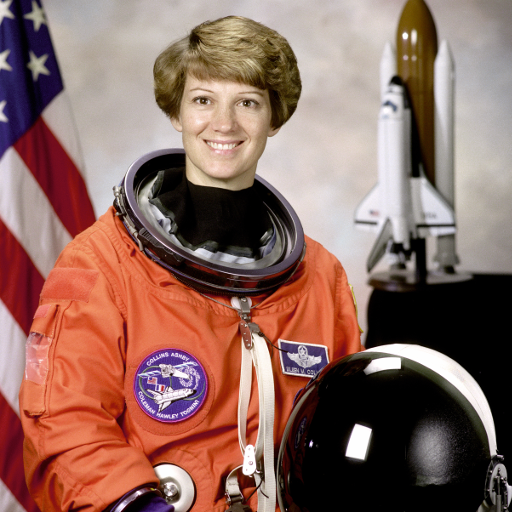
#> input picture skimage.data.astronaut(), 512 x 512 px
$ jupyter execute --allow-errors DSF_WEEK3_EXERCICES.ipynb   (shell and % lines are left out)
#> lines starting #> are read from the running program, lines starting #| are printed output that depends on the picture; after the words box and inside, x2 and y2 are one past the last pixel; in counts of white or black regions, pixels touching at a corner belong together
# WEEK 3: Image processing exercises

### Victor F. Pajuelo Madrigal <victor.pajuelo@bts.tech> - Data Science Foundations (2019-10-22)

Open this notebook in Google Colaboratory: [](https://colab.research.google.com/github/vfp1/bts-mbds-data-science-foundations-2019/blob/master/sessions/06_Image_processing.ipynb)

**Resources:**

* [SciPy](https://scipy.org)
* [Scipy Lectures](https://scipy-lectures.org)
* [NumPy](https://numpy.org)

# EXERCISE 1: image filtering [OBLIGATORY]

From the datasets (images) available from [skimage data](https://scikit-image.org/docs/dev/api/skimage.data.html), choose an **RGB** image and do the following:

* Crop the image
* Smoothen the image with a kernel filter.
* Sharpen the image with a kernel filter
* Find the edges of the image with at least two different methods.
* From the processes above, save the image that you prefer as a .jpg

[cell 1]
import imageio
from scipy import misc
from scipy import ndimage
import matplotlib.pyplot as plt
import numpy as np

from skimage.data import astronaut

image = astronaut()
#> image is the input picture: shape (512, 512, 3); mean R, G, B 141.6, 105.8, 96.5

plt.imshow(image)

[cell 2]
image.shape
#> Out = (512, 512, 3)

[cell 3]
lx, ly, col = image.shape
#> lx = 512; ly = 512; col = 3

crop_image = image[lx//20:(2*lx)//5,
              ly//5:(3*ly)//5]
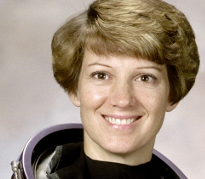
#> crop_image: shape (179, 205, 3); mean R, G, B 156.9, 140.3, 123.7

plt.imshow(crop_image)

[cell 4]
kernel = np.array([[[1/9,1/9,1/9]],
                    [[1/9,1/9,1/9]],
                    [[1/9,1/9,1/9]]])

filtered = ndimage.convolve(image, kernel, mode='constant', cval=0.0)
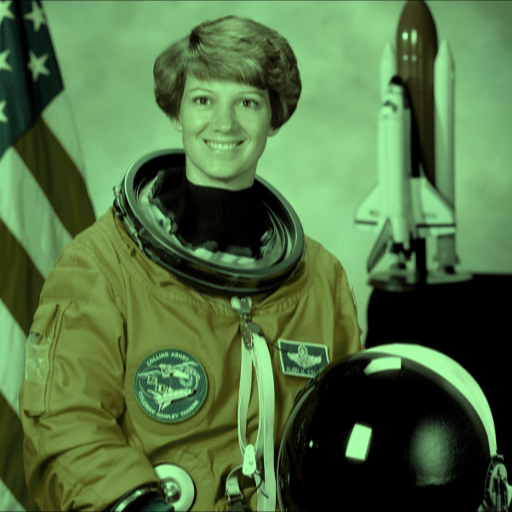
#> filtered: shape (512, 512, 3); mean R, G, B 81.9, 114, 66.9

fig, ax = plt.subplots(ncols=2, sharex=True, sharey=True,
                       figsize=(10, 10))

ax[0].imshow(image, cmap=plt.cm.gray)
ax[0].set_title('Original')

ax[1].imshow(filtered, cmap=plt.cm.gray)
ax[1].set_title('Box blur convolution')

plt.tight_layout()
plt.show()

[cell 5]
image = astronaut()

kernel = np.array([[[0, -1, 0]],
                    [[-1, 5, -1]],
                    [[0, -1, 0]]])

print(kernel)

filtered = ndimage.convolve(image, kernel, mode='mirror', cval=0.0)
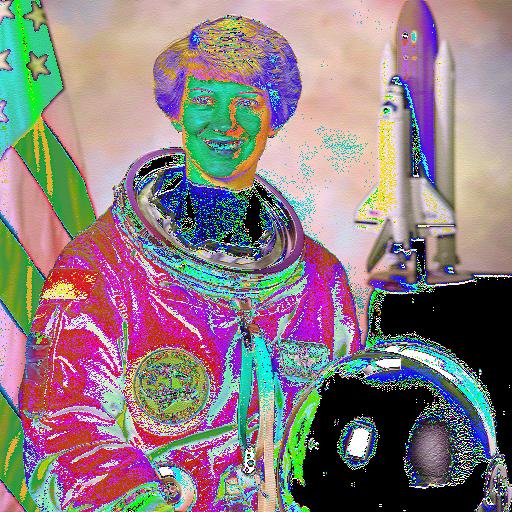
#> filtered: shape (512, 512, 3); mean R, G, B 141.2, 125.8, 129.7

fig, ax = plt.subplots(ncols=2, sharex=True, sharey=True,
                       figsize=(10, 10))

ax[0].imshow(image, cmap=plt.cm.gray)
ax[0].set_title('Original')

ax[1].imshow(filtered, cmap=plt.cm.gray)
ax[1].set_title('Sharpen convolution')

plt.tight_layout()
plt.show()

[cell 6]
from skimage import img_as_ubyte
img = img_as_ubyte(image)

[cell 7]
from skimage.feature import canny
from skimage.filters import sobel
from skimage.color import rgb2gray

image_gray = rgb2gray(image)
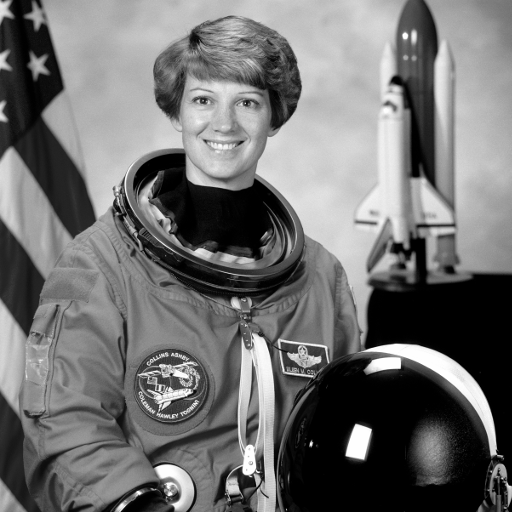
#> image_gray: shape (512, 512) float64; min 0, max 1, mean 0.442

canny_image_gray = canny(image_gray)
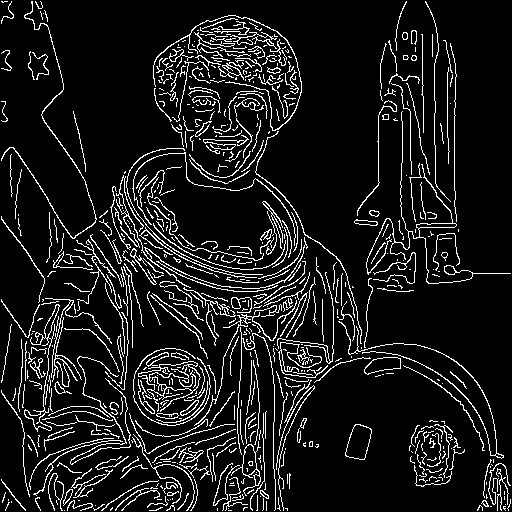
#> canny_image_gray: shape (512, 512) bool; 10.1% white in thin lines or dots

sobel_image_gray = sobel(image_gray)

# Plotting segmentation
fig, ax = plt.subplots(ncols=2, sharex=False, sharey=False,
                       figsize=(11, 4))

ax[0].imshow(canny_image_gray, cmap=plt.cm.gray)
ax[0].set_title('Canny')

ax[1].imshow(sobel_image_gray, cmap=plt.cm.gray)
ax[1].set_title('Sobel')

plt.tight_layout()
plt.show()

[cell 8]
from scipy import misc

#> (the rest of this cell did not finish here and is left out)

[cell 9]
type(canny_image_gray)
#> (the rest of this cell did not finish here and is left out)

[cell 10]
sobel_uint8 = sobel_image_gray.astype(np.uint8)
#> sobel_uint8: shape (512, 512); every value is 0

[cell 11]
from scipy import misc

imageio.imwrite('sobim.jpg', sobel_uint8)

# EXERCISE 2: image segmentation [OBLIGATORY]

Take a picture with your phone or your camera of some objects that you want to count. (Beware: try to take high contrast images with a stable background).

* Load the image with scikit image
* Count the objects in the image using region based segmentation
* Try to fix the image using opening/closing algorithms

[cell 12]
from skimage.io import imread, imshow
my_image=imread('Coins.jpg')
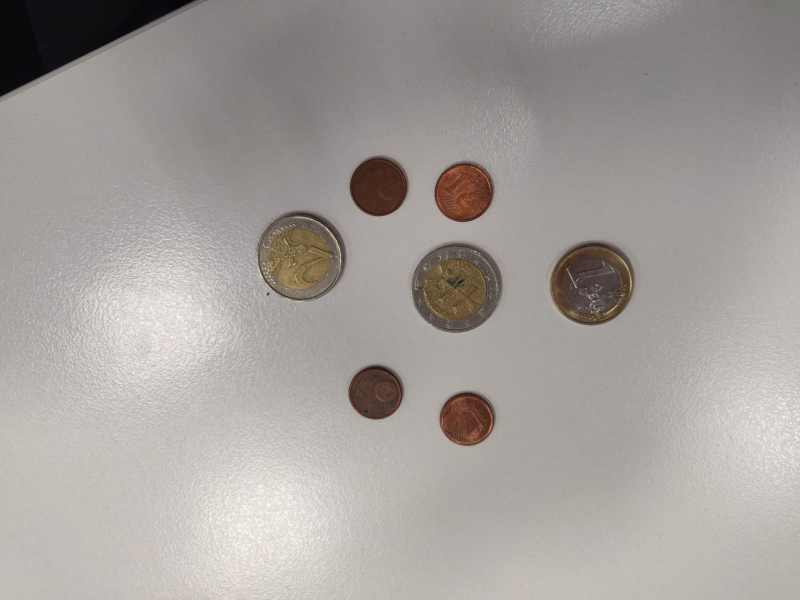
#> input picture sessions/Own_Notebooks/Data Science Foundations/Assignments/Week 3/Coins.jpg, 1599 x 1200 px (shown at 1/2 size)
#> my_image is the input picture: shape (1200, 1599, 3); mean R, G, B 163.9, 158.6, 154.7
imshow(my_image)

[cell 13]
my_image_gray = rgb2gray(my_image)

plt.imshow(my_image_gray)
plt.colorbar()
plt.show()
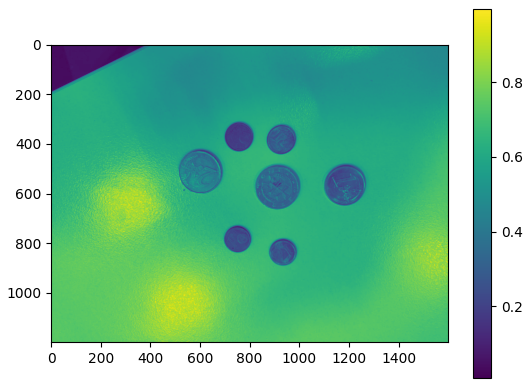
#> figure drawn by matplotlib, 2 panels

[cell 14]
crop_image_coins = my_image_gray[0:1000, 400:1400]
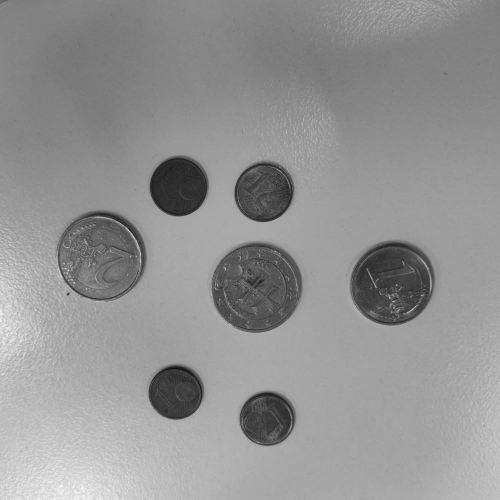
#> crop_image_coins: shape (1000, 1000) float64 (shown at 1/2 size); min 0.0211, max 0.989, mean 0.578

plt.imshow(crop_image_coins)
plt.colorbar()
plt.show()
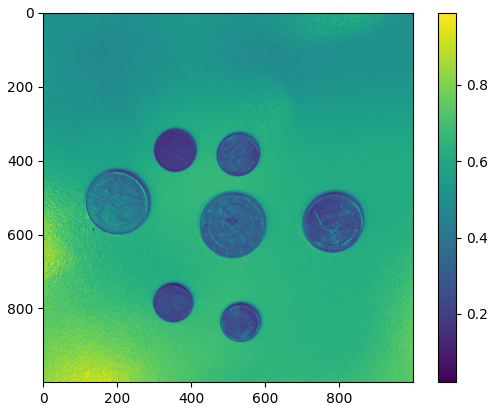
#> figure drawn by matplotlib, 2 panels

[cell 15]
markers = np.zeros_like(crop_image_coins)
markers[crop_image_coins > 0.46] = 1
markers[crop_image_coins < 0.46] = 0
imshow(markers)

#> (a cell that did not finish here is left out)

#> (a cell that did not finish here is left out)

#> (a cell that did not finish here is left out)

#> (a cell that did not finish here is left out)

[cell 20]
from skimage.color import rgba2rgb
from skimage import data
from skimage.io import imshow

#> (the rest of this cell did not finish here and is left out)

[cell 21]
from scipy import ndimage as ndi
fill_ = ndi.binary_fill_holes(markers)
#> fill_: shape (1000, 1000) bool; 100% white; 1 black region, box (x1, y1, x2, y2) and area: (0, 0, 16, 8) 67
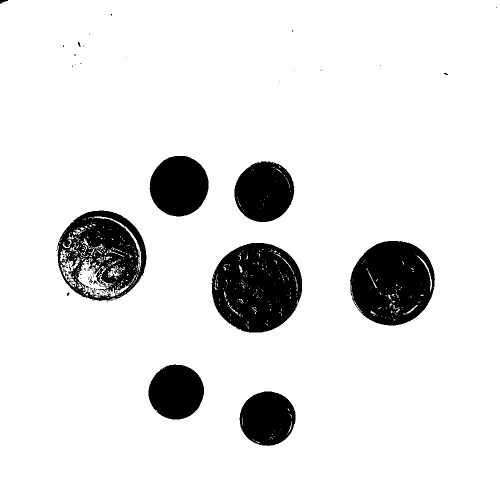
#> markers: shape (1000, 1000) float64 (shown at 1/2 size); values 0 (black) and 1 (white), 89.4% white; 103 black regions (87 under 20 px), largest, box (x1, y1, x2, y2) and area: (423, 486, 604, 665) 24532, (700, 482, 870, 651) 21632, (113, 421, 293, 602) 18385
imshow(markers)
